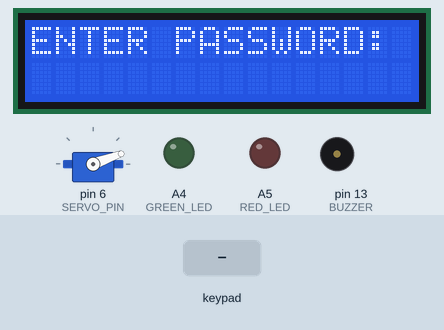
This sketch was run on a simulated Arduino Uno, built with avr-gcc and run on an emulated ATmega328P. Shown: servo, 16×2 character LCD, output pins drawn as LEDs (lit = HIGH), buzzer (waves = sounding, pin HIGH). The test bench sets the inputs (shaded band). What the sketch prints to the serial monitor is not drawn.

Above: at 3.3 s.
3.4 s: keypad keys 1 2 3 4 # pressed 0.4 s apart
At 5.9 s:
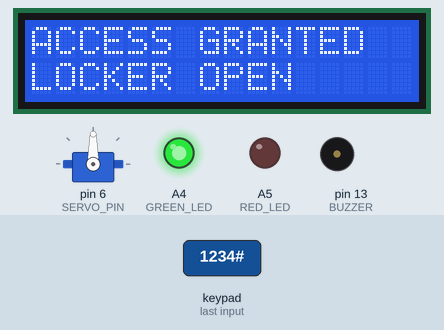
9.9 s: key '#' pressed
At 12.7 s:
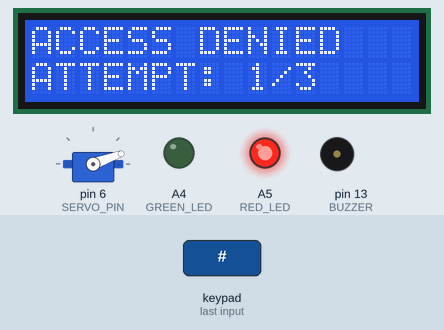
12.9 s: key '*' pressed
At 14.4 s:
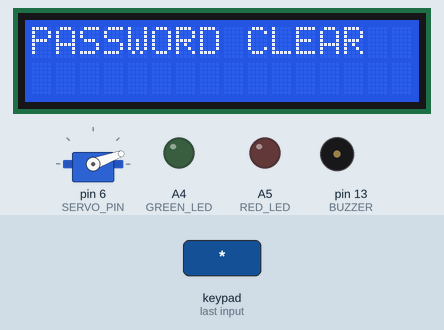
15.9 s: keypad keys 5 4 3 2 # pressed 0.4 s apart
At 16.1 s:
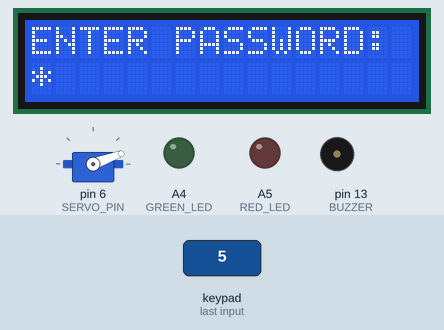
20.5 s: keypad keys 1 3 9 7 # pressed 0.4 s apart
At 28.3 s:
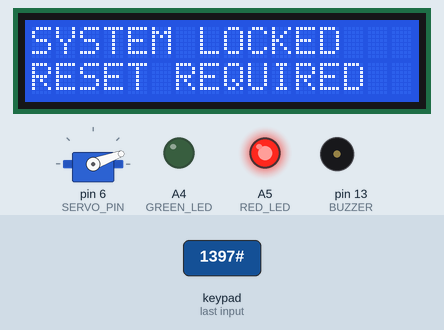
Timing chart, 0 to 29.5 s (numbered marks = the images above; inputs shaded):
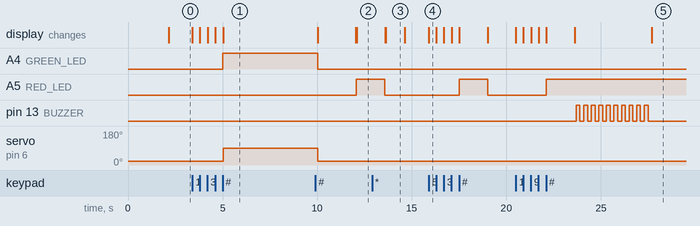

Measured:
- after the input at 3.4 s, A4 (GREEN_LED): LOW → HIGH after 1.6 s; servo on pin 6 (SERVO_PIN): 20° → 90° after 1.6 s; the display: first changes at once (image 1 shows a later state)
- after the input at 9.9 s, A5 (RED_LED): LOW → HIGH after 2.2 s; the display: first differs from a run without the input after 2.2 s (image 2)
- after the input at 12.9 s, the display: first differs from a run without the input after 0.72 s (image 3)
- after the input at 15.9 s, A5 (RED_LED): LOW → HIGH after 1.6 s, → LOW 1.5 s later; the display: changes at once (image 4)
- after the input at 20.5 s, A5 (RED_LED): LOW → HIGH after 1.6 s; pin 13 (BUZZER): alternates HIGH for 0.20 s and LOW for 0.20 s, 20 changes in all, then stays LOW, starting after 3.2 s; the display: first changes at once (image 5 shows a later state)
- what the display in image 3 shows lasts 1.0 s, from 13.6 s to 14.6 s

The sketch:

electronic-safe.ino
```cpp
#include <LiquidCrystal.h>
#include <Keypad.h>
#include <Servo.h>

#define SERVO_PIN 6
#define GREEN_LED A4
#define RED_LED   A5
#define BUZZER    13

#define LOCK_POSITION   20
#define UNLOCK_POSITION 90

LiquidCrystal lcd(12, 11, 10, 9, 8, 7);

const byte ROWS = 4;
const byte COLS = 4;

char keys[ROWS][COLS] =
{
  {'1', '2', '3', 'A'},
  {'4', '5', '6', 'B'},
  {'7', '8', '9', 'C'},
  {'*', '0', '#', 'D'}
};

byte rowPins[ROWS] = {5, 4, 3, 2};
byte colPins[COLS] = {A3, A2, A1, A0};

Keypad keypad = Keypad(
  makeKeymap(keys),
  rowPins,
  colPins,
  ROWS,
  COLS
);

Servo lockServo;

const String CORRECT_PASSWORD = "1234";
String enteredPassword = "";
int failedAttempts = 0;
const int MAX_ATTEMPTS = 3;
bool alarmActive = false;

void setup()
{
  Serial.begin(9600);
  pinMode(GREEN_LED, OUTPUT);
  pinMode(RED_LED, OUTPUT);
  pinMode(BUZZER, OUTPUT);

  digitalWrite(GREEN_LED, LOW);
  digitalWrite(RED_LED, LOW);
  digitalWrite(BUZZER, LOW);

  lockServo.attach(SERVO_PIN);
  lockServo.write(LOCK_POSITION);

  lcd.begin(16, 2);
  lcd.clear();
  lcd.setCursor(0, 0);
  lcd.print("ANTI-THEFT");
  lcd.setCursor(0, 1);
  lcd.print("LOCKER SYSTEM");

  Serial.println("================================");
  Serial.println("    ANTI-THEFT LOCKER SYSTEM");
  Serial.println("================================");
  Serial.println("System Started");
  Serial.println("Locker Status: LOCKED");

  delay(2000);
  showEnterPassword();
}

void loop()
{
  if (alarmActive) return;

  char key = keypad.getKey();
  if (key) handleKeyPress(key);
}

void handleKeyPress(char key)
{
  if (key == '#')
  {
    checkPassword();
  }
  else if (key == '*')
  {
    enteredPassword = "";
    lcd.clear();
    lcd.setCursor(0, 0);
    lcd.print("PASSWORD CLEAR");
    Serial.println("Password cleared.");
    delay(1000);
    showEnterPassword();
  }
  else if (key >= '0' && key <= '9')
  {
    if (enteredPassword.length() < 8)
    {
      enteredPassword += key;
      lcd.setCursor(0, 1);
      for (int i = 0; i < enteredPassword.length(); i++) lcd.print("*");
      Serial.print("*");
    }
  }
}

void checkPassword()
{
  Serial.println();
  Serial.println("Checking password...");

  if (enteredPassword == CORRECT_PASSWORD)
    accessGranted();
  else
    accessDenied();

  enteredPassword = "";
}

void accessGranted()
{
  failedAttempts = 0;
  digitalWrite(GREEN_LED, HIGH);
  digitalWrite(RED_LED, LOW);
  digitalWrite(BUZZER, LOW);

  Serial.println("ACCESS GRANTED");
  Serial.println("Correct password.");
  Serial.println("Unlocking locker...");

  lcd.clear();
  lcd.setCursor(0, 0);
  lcd.print("ACCESS GRANTED");
  lcd.setCursor(0, 1);
  lcd.print("LOCKER OPEN");

  lockServo.write(UNLOCK_POSITION);
  delay(5000);
  autoLock();
}

void accessDenied()
{
  failedAttempts++;
  digitalWrite(GREEN_LED, LOW);
  digitalWrite(RED_LED, HIGH);

  Serial.println("ACCESS DENIED");

  lcd.clear();
  lcd.setCursor(0, 0);
  lcd.print("ACCESS DENIED");
  lcd.setCursor(0, 1);
  lcd.print("ATTEMPT: ");
  lcd.print(failedAttempts);
  lcd.print("/");
  lcd.print(MAX_ATTEMPTS);

  delay(1500);

  if (failedAttempts >= MAX_ATTEMPTS)
    activateAlarm();
  else
  {
    digitalWrite(RED_LED, LOW);
    showEnterPassword();
  }
}

void activateAlarm()
{
  alarmActive = true;
  digitalWrite(RED_LED, HIGH);

  lcd.clear();
  lcd.setCursor(0, 0);
  lcd.print("!!! ALERT !!!");
  lcd.setCursor(0, 1);
  lcd.print("LOCKER LOCKED");

  Serial.println();
  Serial.println("============================");
  Serial.println("      SECURITY ALERT");
  Serial.println("   THREE FAILED ATTEMPTS");
  Serial.println("    LOCKER REMAINS LOCKED");
  Serial.println("============================");

  for (int i = 0; i < 10; i++)
  {
    digitalWrite(BUZZER, HIGH);
    delay(200);
    digitalWrite(BUZZER, LOW);
    delay(200);
  }

  digitalWrite(RED_LED, HIGH);

  lcd.clear();
  lcd.setCursor(0, 0);
  lcd.print("SYSTEM LOCKED");
  lcd.setCursor(0, 1);
  lcd.print("RESET REQUIRED");

  Serial.println("Alarm completed.");
  Serial.println("Reset Arduino to restart.");
}

void autoLock()
{
  lockServo.write(LOCK_POSITION);
  digitalWrite(GREEN_LED, LOW);

  lcd.clear();
  lcd.setCursor(0, 0);
  lcd.print("AUTO LOCKED");
  lcd.setCursor(0, 1);
  lcd.print("SAFE");

  Serial.println("Locker automatically locked.");
  delay(2000);
  showEnterPassword();
}

void showEnterPassword()
{
  lcd.clear();
  lcd.setCursor(0, 0);
  lcd.print("ENTER PASSWORD:");
  lcd.setCursor(0, 1);

  Serial.println();
  Serial.println("Locker is LOCKED.");
  Serial.println("Enter password and press #.");
  Serial.println("Press * to clear.");
}
```
